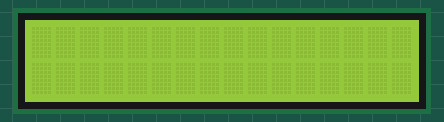
Simulated run of this sketch. Board: Arduino Uno, built with avr-gcc and run on an emulated ATmega328P. Shown: 16×2 character LCD.

Above: at 0.1 s.
At 2.1 s:
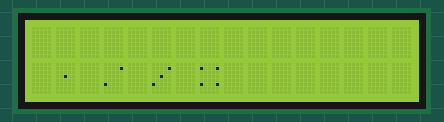
At 3.1 s:
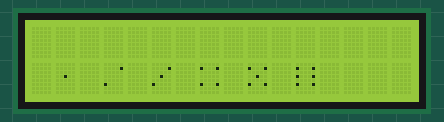

The sketch:

step1.ino
```cpp
#include <LiquidCrystal.h>
LiquidCrystal lcd(15, 0, 14, 4, 5, 6, 7);  //  Ecran LCD

byte un[8] =
{
    0b00000,
    0b00000,
    0b00000,
    0b00100,
    0b00000,
    0b00000,
    0b00000,
    0b00000,
};

byte deux[8] =
{
    0b00000,
    0b00001,
    0b00000,
    0b00000,
    0b00000,
    0b10000,
    0b00000,
    0b00000,
};

byte trois[8] =
{
    0b00000,
    0b00001,
    0b00000,
    0b00100,
    0b00000,
    0b10000,
    0b00000,
    0b00000,
};

byte quatre[8] =
{
    0b00000,
    0b10001,
    0b00000,
    0b00000,
    0b00000,
    0b10001,
    0b00000,
    0b00000,
};

byte cinq[8] =
{
    0b00000,
    0b10001,
    0b00000,
    0b00100,
    0b00000,
    0b10001,
    0b00000,
    0b00000,
};

byte six[8] =
{
    0b00000,
    0b10001,
    0b00000,
    0b10001,
    0b00000,
    0b10001,
    0b00000,
    0b00000,
};

void setup()
{
    Serial.begin(9600);

    lcd.createChar(1, un);
    lcd.createChar(2, deux);
    lcd.createChar(3, trois);
    lcd.createChar(4, quatre);
    lcd.createChar(5, cinq);
    lcd.createChar(6, six);

    lcd.begin(16,2);

    lcd.clear();
}

void loop()
{
    lcd.setCursor(1, 1);
    for(int i = 1; i <= 6; i++)
    {
        delay(500);
        lcd.write(i);
        lcd.write(" ");
    }
    delay(2000);
    lcd.clear();
}
```

Measured:
- by itself, everything shown: repeats every 5.0 s, in 7 steps
- what the display in image 2 shows lasts 2.0 s, from 3.1 s to 5.1 s
